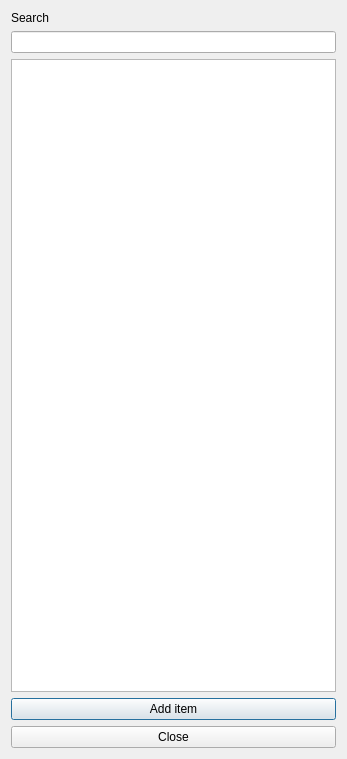
<?xml version="1.0" encoding="UTF-8"?>
<ui version="4.0">
 <class>ListDialog</class>
 <widget class="QDialog" name="ListDialog">
  <property name="geometry">
   <rect>
    <x>0</x>
    <y>0</y>
    <width>347</width>
    <height>759</height>
   </rect>
  </property>
  <property name="windowTitle">
   <string>Dialog</string>
  </property>
  <layout class="QVBoxLayout" name="verticalLayout">
   <item>
    <widget class="QLabel" name="label">
     <property name="text">
      <string>Search</string>
     </property>
    </widget>
   </item>
   <item>
    <widget class="QLineEdit" name="lineEdit"/>
   </item>
   <item>
    <widget class="QListWidget" name="listWidget"/>
   </item>
   <item>
    <widget class="QPushButton" name="addItemButton">
     <property name="text">
      <string>Add item</string>
     </property>
    </widget>
   </item>
   <item>
    <widget class="QPushButton" name="closeButton">
     <property name="text">
      <string>Close</string>
     </property>
    </widget>
   </item>
  </layout>
 </widget>
 <resources/>
 <connections/>
</ui>
